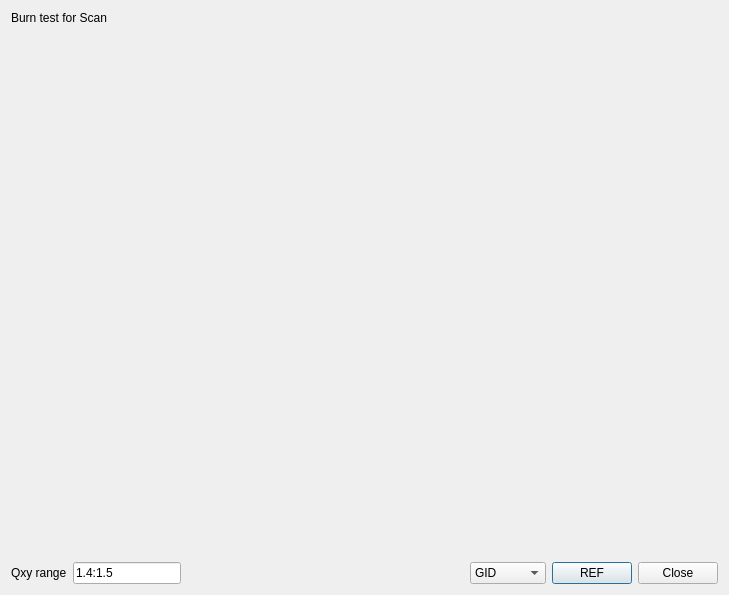
<?xml version="1.0" encoding="UTF-8"?>
<ui version="4.0">
 <class>Dialog</class>
 <widget class="QDialog" name="Dialog">
  <property name="geometry">
   <rect>
    <x>0</x>
    <y>0</y>
    <width>729</width>
    <height>595</height>
   </rect>
  </property>
  <property name="windowTitle">
   <string>Dialog</string>
  </property>
  <layout class="QGridLayout" name="gridLayout">
   <item row="0" column="0">
    <widget class="QLabel" name="Label">
     <property name="sizePolicy">
      <sizepolicy hsizetype="Expanding" vsizetype="Preferred">
       <horstretch>0</horstretch>
       <verstretch>0</verstretch>
      </sizepolicy>
     </property>
     <property name="maximumSize">
      <size>
       <width>361</width>
       <height>16777215</height>
      </size>
     </property>
     <property name="font">
      <font>
       <pointsize>9</pointsize>
      </font>
     </property>
     <property name="text">
      <string>Burn test for Scan </string>
     </property>
    </widget>
   </item>
   <item row="1" column="0">
    <widget class="MplWidget" name="plotWidget" native="true">
     <property name="sizePolicy">
      <sizepolicy hsizetype="Preferred" vsizetype="Expanding">
       <horstretch>0</horstretch>
       <verstretch>0</verstretch>
      </sizepolicy>
     </property>
    </widget>
   </item>
   <item row="2" column="0">
    <layout class="QHBoxLayout" name="horizontalLayout">
     <item>
      <widget class="QLabel" name="qzranLabel">
       <property name="text">
        <string>Qxy range</string>
       </property>
      </widget>
     </item>
     <item>
      <widget class="QLineEdit" name="rangeLineEdit">
       <property name="sizePolicy">
        <sizepolicy hsizetype="Fixed" vsizetype="Fixed">
         <horstretch>0</horstretch>
         <verstretch>0</verstretch>
        </sizepolicy>
       </property>
       <property name="text">
        <string>1.4:1.5</string>
       </property>
      </widget>
     </item>
     <item>
      <spacer name="horizontalSpacer">
       <property name="orientation">
        <enum>Qt::Horizontal</enum>
       </property>
       <property name="sizeHint" stdset="0">
        <size>
         <width>40</width>
         <height>20</height>
        </size>
       </property>
      </spacer>
     </item>
     <item>
      <widget class="QComboBox" name="gidComboBox">
       <item>
        <property name="text">
         <string>GID</string>
        </property>
       </item>
       <item>
        <property name="text">
         <string>Intensity</string>
        </property>
       </item>
       <item>
        <property name="text">
         <string>Location</string>
        </property>
       </item>
       <item>
        <property name="text">
         <string>Width</string>
        </property>
       </item>
      </widget>
     </item>
     <item>
      <widget class="QPushButton" name="refPushButton">
       <property name="text">
        <string>REF</string>
       </property>
      </widget>
     </item>
     <item>
      <widget class="QPushButton" name="closePushButton">
       <property name="text">
        <string>Close</string>
       </property>
      </widget>
     </item>
    </layout>
   </item>
  </layout>
 </widget>
 <customwidgets>
  <customwidget>
   <class>MplWidget</class>
   <extends>QWidget</extends>
   <header location="global">mplwidget</header>
   <container>1</container>
  </customwidget>
 </customwidgets>
 <resources/>
 <connections/>
</ui>
